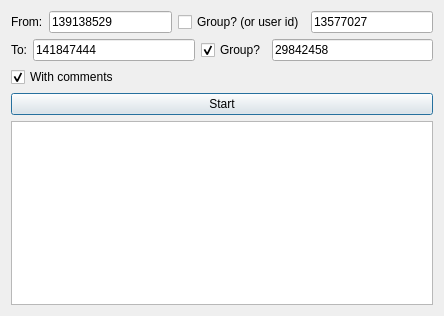
<?xml version="1.0" encoding="UTF-8"?>
<ui version="4.0">
 <class>CopyPhotosDialog</class>
 <widget class="QDialog" name="CopyPhotosDialog">
  <property name="geometry">
   <rect>
    <x>0</x>
    <y>0</y>
    <width>444</width>
    <height>316</height>
   </rect>
  </property>
  <property name="windowTitle">
   <string>Dialog</string>
  </property>
  <layout class="QVBoxLayout" name="verticalLayout">
   <item>
    <layout class="QHBoxLayout" name="horizontalLayout">
     <item>
      <widget class="QLabel" name="label">
       <property name="text">
        <string>From:</string>
       </property>
      </widget>
     </item>
     <item>
      <widget class="QLineEdit" name="leAidFrom">
       <property name="text">
        <string>139138529</string>
       </property>
      </widget>
     </item>
     <item>
      <widget class="QCheckBox" name="cbFromGroup">
       <property name="text">
        <string>Group? (or user id)</string>
       </property>
      </widget>
     </item>
     <item>
      <widget class="QLineEdit" name="leGidFrom">
       <property name="enabled">
        <bool>true</bool>
       </property>
       <property name="text">
        <string>13577027</string>
       </property>
      </widget>
     </item>
    </layout>
   </item>
   <item>
    <layout class="QHBoxLayout" name="horizontalLayout_2">
     <item>
      <widget class="QLabel" name="label_2">
       <property name="text">
        <string>To:</string>
       </property>
      </widget>
     </item>
     <item>
      <widget class="QLineEdit" name="leAidTo">
       <property name="text">
        <string>141847444</string>
       </property>
      </widget>
     </item>
     <item>
      <widget class="QCheckBox" name="cbToGroup">
       <property name="text">
        <string>Group?</string>
       </property>
       <property name="checked">
        <bool>true</bool>
       </property>
      </widget>
     </item>
     <item>
      <widget class="QLineEdit" name="leGidTo">
       <property name="enabled">
        <bool>true</bool>
       </property>
       <property name="text">
        <string>29842458</string>
       </property>
      </widget>
     </item>
    </layout>
   </item>
   <item>
    <widget class="QCheckBox" name="cbWithComments">
     <property name="text">
      <string>With comments</string>
     </property>
     <property name="checked">
      <bool>true</bool>
     </property>
    </widget>
   </item>
   <item>
    <widget class="QPushButton" name="pbStart">
     <property name="text">
      <string>Start</string>
     </property>
    </widget>
   </item>
   <item>
    <widget class="QPlainTextEdit" name="pteLog"/>
   </item>
  </layout>
 </widget>
 <resources/>
 <connections>
  <connection>
   <sender>cbToGroup</sender>
   <signal>clicked(bool)</signal>
   <receiver>leGidTo</receiver>
   <slot>setEnabled(bool)</slot>
   <hints>
    <hint type="sourcelabel">
     <x>263</x>
     <y>55</y>
    </hint>
    <hint type="destinationlabel">
     <x>438</x>
     <y>56</y>
    </hint>
   </hints>
  </connection>
 </connections>
</ui>
